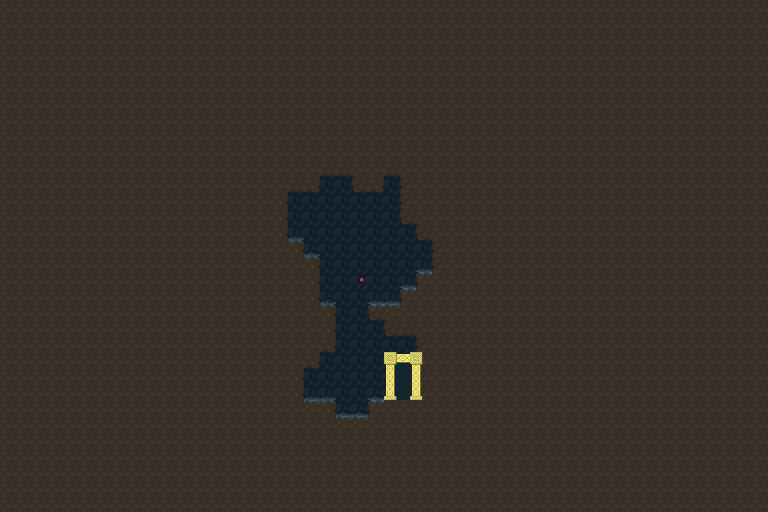

A level layout from a 2D game, rendered from its tile map. Below: a short description, then the map file with tile-grid data replaced by summaries:
An orthogonal 48x32 tile map with 16x16 px tiles, 3 tile layers (Background, Midground, Foreground) and 25 objects.

<map version="1.0" orientation="orthogonal" renderorder="right-down" width="48" height="32" tilewidth="16" tileheight="16" backgroundcolor="#719ecf">
 <tileset firstgid="1" name="tileset" tilewidth="16" tileheight="16">
  <image source="tileset.png" width="256" height="256" />
 </tileset>
 <layer name="Background" width="48" height="32">
  <data>[1536 cells, 1536 non-empty, 4 distinct tile ids]</data>
 </layer>
 <layer name="Midground" width="48" height="32">
  <data>[1536 cells, 1455 non-empty, 10 distinct tile ids]</data>
 </layer>
 <layer name="Foreground" width="48" height="32">
  <data>[1536 cells, 21 non-empty, 12 distinct tile ids]</data>
 </layer>
 <objectgroup color="#bdbdbd" name="Collisions">
  <object x="352" y="160" width="32" height="32" />
  <object x="384" y="160" width="16" height="16" />
  <object x="400" y="160" width="16" height="64" />
  <object x="416" y="208" width="16" height="32" />
  <object x="432" y="224" width="16" height="48" />
  <object x="416" y="272" width="32" height="16" />
  <object x="400" y="288" width="32" height="16" />
  <object x="368" y="304" width="48" height="16" />
  <object x="384" y="320" width="48" height="16" />
  <object x="416" y="336" width="16" height="64" />
  <object x="368" y="400" width="64" height="16" />
  <object x="336" y="416" width="48" height="16" />
  <object x="304" y="400" width="32" height="32" />
  <object x="288" y="368" width="16" height="64" />
  <object x="288" y="336" width="32" height="32" />
  <object x="320" y="304" width="16" height="48" />
  <object x="304" y="256" width="16" height="64" />
  <object x="288" y="240" width="16" height="32" />
  <object x="272" y="192" width="16" height="64" />
  <object x="272" y="176" width="48" height="16" />
  <object x="304" y="160" width="48" height="16" />
 </objectgroup>
 <objectgroup color="#ffff00" name="FeatherRock">
  <object x="304" y="208" width="16" height="16">
   <ellipse />
  </object>
 </objectgroup>
 <objectgroup color="#55007f" name="Breakable">
  <object x="336" y="304" width="16" height="16">
   <ellipse />
  </object>
  <object x="352" y="304" width="16" height="16">
   <ellipse />
  </object>
 </objectgroup>
 <objectgroup color="#00ff00" name="Elves" />
 <objectgroup color="#55aaff" name="Goal">
  <object x="400" y="352" width="16" height="48" />
 </objectgroup>
 <objectgroup color="#ff0000" name="Goblins" />
 <objectgroup color="#ff5500" name="Fire" />
 <objectgroup color="#ffaaff" name="Checkpoints" />
</map>
